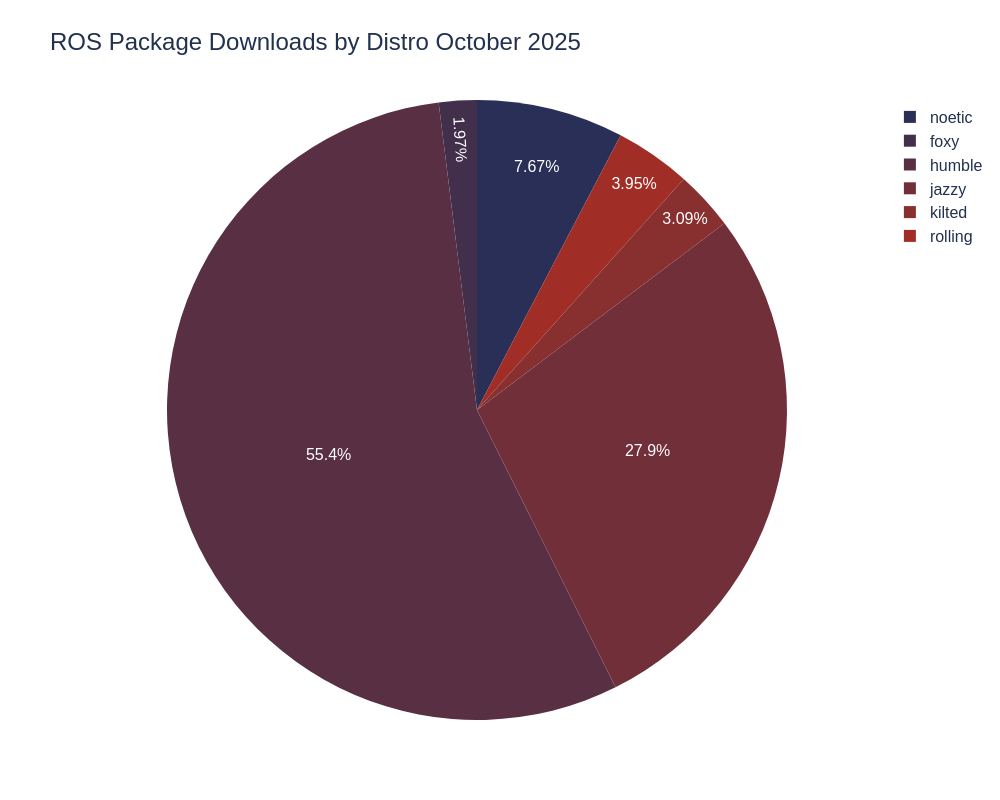

Here is the notebook cell this chart was saved with:
### Code cell
trace2 = go.Pie(values= temp[this_year], labels = temp["name"],title="",sort= False)
layout = go.Layout(title="ROS Package Downloads by Distro {0} {1}".format(this_month,this_year))
fig = go.Figure(data=trace2, layout=layout)


fig.update_layout(
    font_family="Arial",
    font_color="#22314E",
    font_size=16,
    title_font_size = 24,
    title_font_family="Arial",
    title_font_color="#22314E",
    width = 1000,
    height = 800
)

fig.update_traces(marker=dict(colors=["#292f56",
"#412f4c",
"#592f43",
"#702f39",
"#882f30",
"#a02e26",
"#b82e1d",
"#cf2e13",
"#e72e0a",
"#faff91",]))

fig.show()

### Figure 1 — Plotly figure (JSON) as saved in the notebook; plotly's stock layout.template omitted (floating-point values rounded to 4 significant figures)
{"data": [{"labels": ["noetic", "foxy", "humble", "jazzy", "kilted", "rolling"], "marker": {"colors": ["#292f56", "#412f4c", "#592f43", "#702f39", "#882f30", "#a02e26", "#b82e1d", "#cf2e13", "#e72e0a", "#faff91"]}, "sort": false, "title": {"text": ""}, "type": "pie", "values": [6.72, 1.73, 48.53, 24.45, 2.71, 3.46]}], "layout": {"font": {"color": "#22314E", "family": "Arial", "size": 16}, "height": 800, "title": {"font": {"color": "#22314E", "family": "Arial", "size": 24}, "text": "ROS Package Downloads by Distro October 2025"}, "width": 1000}}
